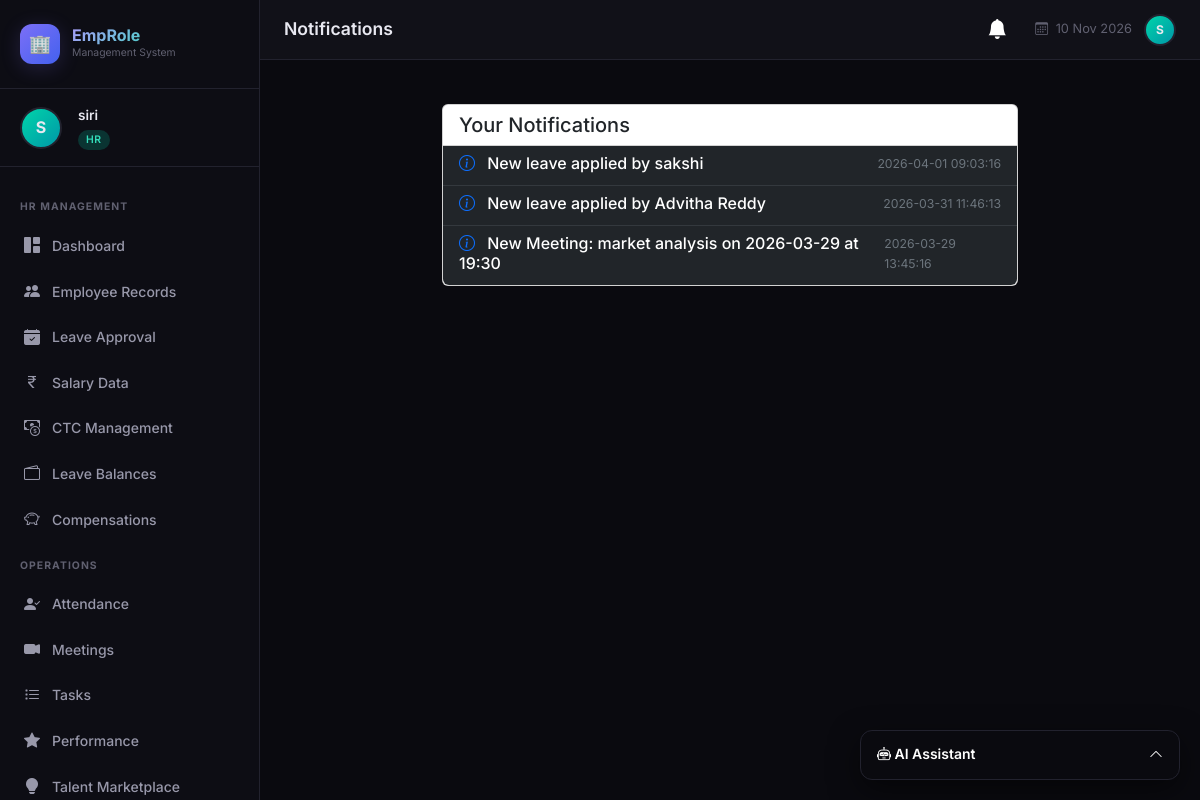
Screenshot of /notifications (signed in) with the database file from the repository.
### tables this page shows
CREATE TABLE notifications (
            id INTEGER PRIMARY KEY AUTOINCREMENT,
            user_id INTEGER NOT NULL,
            message TEXT NOT NULL,
            type TEXT DEFAULT 'info',
            is_read BOOLEAN DEFAULT 0,
            created_at DATETIME DEFAULT CURRENT_TIMESTAMP,
            FOREIGN KEY (user_id) REFERENCES users(id)
        );

### extra_routes.py (the view)
@extra_bp.route('/notifications')
@login_required
def notifications():
    db = get_db()
    notifs = db.execute(
        "SELECT * FROM notifications WHERE user_id=? ORDER BY created_at DESC",
        (session['user_id'],)
    ).fetchall()
    db.execute("UPDATE notifications SET is_read=1 WHERE user_id=? AND is_read=0", (session['user_id'],))
    db.commit()
    db.close()
    return render_template('extra/notifications.html', notifications=notifs)

### ai_service.py (called while the page is built)
@ai_service_bp.before_app_request
def setup_ai():
    if not hasattr(ai_service_bp, 'schema_initialized'):
        init_ai_schema()
        ai_service_bp.schema_initialized = True

### app.py (called while the page is built)
@app.context_processor
def inject_notifications():
    if 'user_id' in session:
        db = get_db()
        n = db.execute("SELECT * FROM notifications WHERE user_id=? AND is_read=0 ORDER BY created_at DESC LIMIT 5", (session['user_id'],)).fetchall()
        c = db.execute("SELECT COUNT(*) as c FROM notifications WHERE user_id=? AND is_read=0", (session['user_id'],)).fetchone()['c']
        db.close()
        return dict(recent_notifications=n, unread_notifications_count=c)
    return dict(recent_notifications=[], unread_notifications_count=0)

### database.py (called while the page is built)
def get_db():
    conn = sqlite3.connect(DB_PATH)
    conn.row_factory = sqlite3.Row
    conn.execute("PRAGMA foreign_keys = ON")
    return conn

### extra_routes.py (called while the page is built)
def login_required(f):
    @wraps(f)
    def decorated(*args, **kwargs):
        if 'user_id' not in session:
            flash('Please log in to access this page.', 'warning')
            return redirect(url_for('login'))
        return f(*args, **kwargs)
    return decorated

### templates/extra/notifications.html
{% extends 'base.html' %}
{% block page_title %}Notifications{% endblock %}
{% block content %}
<div class="row g-4">
  <div class="col-12 col-md-8 mx-auto">
    <div class="card card-custom">
      <div class="card-header bg-transparent">
        <h5 class="mb-0">Your Notifications</h5>
      </div>
      <div class="card-body p-0">
        <ul class="list-group list-group-flush rounded-bottom">
          {% for notif in notifications %}
          <li class="list-group-item bg-dark border-secondary border-opacity-25 text-white {% if not notif.is_read %}bg-opacity-50{% endif %}">
            <div class="d-flex w-100 justify-content-between">
              <h6 class="mb-1">
                <i class="bi bi-info-circle text-primary me-2"></i>
                {{ notif.message }}
              </h6>
              <small class="text-secondary">{{ notif.created_at }}</small>
            </div>
          </li>
          {% else %}
          <li class="list-group-item bg-dark text-secondary text-center py-4 border-0">
            No notifications found.
          </li>
          {% endfor %}
        </ul>
      </div>
    </div>
  </div>
</div>
{% endblock %}

### static/css/style.css (style rules this page uses)
:root { --bg-primary: #0a0a0f; --bg-secondary: #111118; --bg-card: #16161f; --bg-card-hover: #1e1e2a; --sidebar-bg: #0d0d14; --sidebar-width: 260px; --accent-purple: #7c6ff7; --accent-purple-light: #a89df9; --accent-teal: #00d4aa; --accent-teal-light: #33ddbb; --accent-orange: #ff6b35; --accent-pink: #f72585; --accent-blue: #4361ee; --text-primary: #e8e8f0; --text-secondary: #9898aa; --text-muted: #606070; --border-color: #22222e; --border-glow: rgba(124, 111, 247, 0.3); --shadow-sm: 0 2px 8px rgba(0, 0, 0, 0.4); --shadow-md: 0 4px 20px rgba(0, 0, 0, 0.5); --shadow-lg: 0 8px 40px rgba(0, 0, 0, 0.6); --shadow-accent: 0 4px 20px rgba(124, 111, 247, 0.2); --radius-sm: 8px; --radius-md: 12px; --radius-lg: 16px; --radius-xl: 20px; --transition: all 0.25s cubic-bezier(0.4, 0, 0.2, 1); }
*, *::before, *::after { box-sizing: border-box; margin: 0; padding: 0; }
html { scroll-behavior: smooth; }
body { font-family: 'Inter', -apple-system, BlinkMacSystemFont, sans-serif; background: var(--bg-primary); color: var(--text-primary); min-height: 100vh; overflow-x: hidden; font-size: 14px; line-height: 1.6; }

### rows the page displays
notifications: message "New leave applied by sakshi", created_at "2026-04-01 09:03:16"
notifications: message "New leave applied by Advitha Reddy", created_at "2026-03-31 11:46:13"
notifications: message "New Meeting: market analysis on 2026-03-29 at 19:30", created_at "2026-03-29 13:45:16"

### other values shown
{{ session.username[0].upper() }} "S"
{{ session.username }} "siri"
{{ session.role }} "HR"
